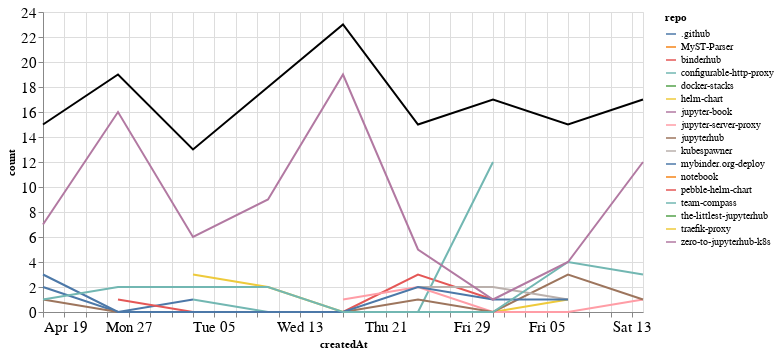

Notebook source saved alongside this figure:
### Markdown cell above
## Comments

### Code cell
comments_time = comments.groupby('repo').resample('W', on='createdAt').count()['author'].reset_index()
comments_time = comments_time.rename(columns={'author': 'count'})
comments_time_total = comments_time.groupby('createdAt').agg({"count": "sum"}).reset_index()
ch1 = alt.Chart(comments_time, width=600).mark_line().encode(
    x='createdAt',
    y='count',
    color='repo',
    tooltip="repo"
)

ch2 = alt.Chart(comments_time_total, width=600).mark_line(color="black").encode(
    x='createdAt',
    y='count',
)

ch1 + ch2

### Figure 1 — Vega-Lite specification as saved in the notebook (floating-point values rounded to 4 significant figures)
{"config": {"axisLeft": {"labelFontSize": 15}, "axisBottom": {"labelFontSize": 15}}, "layer": [{"data": {"name": "data-8060ba1af6086df76898ba1549533a54"}, "mark": "line", "encoding": {"color": {"type": "nominal", "field": "repo"}, "tooltip": {"type": "nominal", "field": "repo"}, "x": {"type": "temporal", "field": "createdAt"}, "y": {"type": "quantitative", "field": "count"}}, "width": 600}, {"data": {"name": "data-452f1eda191323f27d8559d9c4e4cded"}, "mark": {"type": "line", "color": "black"}, "encoding": {"x": {"type": "temporal", "field": "createdAt"}, "y": {"type": "quantitative", "field": "count"}}, "width": 600}], "$schema": "https://vega.github.io/schema/vega-lite/v4.8.1.json", "datasets": {"data-8060ba1af6086df76898ba1549533a54": [{"repo": ".github", "createdAt": "2020-04-19T00:00:00", "count": 2}, {"repo": ".github", "createdAt": "2020-04-26T00:00:00", "count": 0}, {"repo": ".github", "createdAt": "2020-05-03T00:00:00", "count": 1}, {"repo": "MyST-Parser", "createdAt": "2020-05-10T00:00:00", "count": 3}, {"repo": "binderhub", "createdAt": "2020-04-26T00:00:00", "count": 1}, {"repo": "binderhub", "createdAt": "2020-05-03T00:00:00", "count": 0}, {"repo": "binderhub", "createdAt": "2020-05-10T00:00:00", "count": 0}, {"repo": "binderhub", "createdAt": "2020-05-17T00:00:00", "count": 0}, {"repo": "binderhub", "createdAt": "2020-05-24T00:00:00", "count": 3}, {"repo": "binderhub", "createdAt": "2020-05-31T00:00:00", "count": 1}, {"repo": "configurable-http-proxy", "createdAt": "2020-05-03T00:00:00", "count": 1}, {"repo": "configurable-http-proxy", "createdAt": "2020-05-10T00:00:00", "count": 0}, {"repo": "configurable-http-proxy", "createdAt": "2020-05-17T00:00:00", "count": 0}, {"repo": "configurable-http-proxy", "createdAt": "2020-05-24T00:00:00", "count": 0}, {"repo": "configurable-http-proxy", "createdAt": "2020-05-31T00:00:00", "count": 12}, {"repo": "docker-stacks", "createdAt": "2020-04-19T00:00:00", "count": 1}, {"repo": "helm-chart", "createdAt": "2020-05-03T00:00:00", "count": 3}, {"repo": "helm-chart", "createdAt": "2020-05-10T00:00:00", "count": 2}, {"repo": "helm-chart", "createdAt": "2020-05-17T00:00:00", "count": 0}, {"repo": "helm-chart", "createdAt": "2020-05-24T00:00:00", "count": 0}, {"repo": "helm-chart", "createdAt": "2020-05-31T00:00:00", "count": 0}, {"repo": "helm-chart", "createdAt": "2020-06-07T00:00:00", "count": 1}, {"repo": "jupyter-book", "createdAt": "2020-05-10T00:00:00", "count": 1}, {"repo": "jupyter-server-proxy", "createdAt": "2020-05-17T00:00:00", "count": 1}, {"repo": "jupyter-server-proxy", "createdAt": "2020-05-24T00:00:00", "count": 2}, {"repo": "jupyter-server-proxy", "createdAt": "2020-05-31T00:00:00", "count": 0}, {"repo": "jupyter-server-proxy", "createdAt": "2020-06-07T00:00:00", "count": 0}, {"repo": "jupyter-server-proxy", "createdAt": "2020-06-14T00:00:00", "count": 1}, {"repo": "jupyterhub", "createdAt": "2020-04-19T00:00:00", "count": 1}, {"repo": "jupyterhub", "createdAt": "2020-04-26T00:00:00", "count": 0}, {"repo": "jupyterhub", "createdAt": "2020-05-03T00:00:00", "count": 0}, {"repo": "jupyterhub", "createdAt": "2020-05-10T00:00:00", "count": 0}, {"repo": "jupyterhub", "createdAt": "2020-05-17T00:00:00", "count": 0}, {"repo": "jupyterhub", "createdAt": "2020-05-24T00:00:00", "count": 1}, {"repo": "jupyterhub", "createdAt": "2020-05-31T00:00:00", "count": 0}, {"repo": "jupyterhub", "createdAt": "2020-06-07T00:00:00", "count": 3}, {"repo": "jupyterhub", "createdAt": "2020-06-14T00:00:00", "count": 1}, {"repo": "kubespawner", "createdAt": "2020-05-24T00:00:00", "count": 2}, {"repo": "kubespawner", "createdAt": "2020-05-31T00:00:00", "count": 2}, {"repo": "kubespawner", "createdAt": "2020-06-07T00:00:00", "count": 1}, {"repo": "mybinder.org-deploy", "createdAt": "2020-04-19T00:00:00", "count": 3}, {"repo": "mybinder.org-deploy", "createdAt": "2020-04-26T00:00:00", "count": 0}, {"repo": "mybinder.org-deploy", "createdAt": "2020-05-03T00:00:00", "count": 0}, {"repo": "mybinder.org-deploy", "createdAt": "2020-05-10T00:00:00", "count": 0}, {"repo": "mybinder.org-deploy", "createdAt": "2020-05-17T00:00:00", "count": 0}, {"repo": "mybinder.org-deploy", "createdAt": "2020-05-24T00:00:00", "count": 2}, {"repo": "mybinder.org-deploy", "createdAt": "2020-05-31T00:00:00", "count": 1}, {"repo": "mybinder.org-deploy", "createdAt": "2020-06-07T00:00:00", "count": 1}, {"repo": "notebook", "createdAt": "2020-05-17T00:00:00", "count": 1}, {"repo": "pebble-helm-chart", "createdAt": "2020-06-07T00:00:00", "count": 1}, {"repo": "team-compass", "createdAt": "2020-04-19T00:00:00", "count": 1}, {"repo": "team-compass", "createdAt": "2020-04-26T00:00:00", "count": 2}, {"repo": "team-compass", "createdAt": "2020-05-03T00:00:00", "count": 2}, {"repo": "team-compass", "createdAt": "2020-05-10T00:00:00", "count": 2}, {"repo": "team-compass", "createdAt": "2020-05-17T00:00:00", "count": 0}, {"repo": "team-compass", "createdAt": "2020-05-24T00:00:00", "count": 0}, {"repo": "team-compass", "createdAt": "2020-05-31T00:00:00", "count": 0}, {"repo": "team-compass", "createdAt": "2020-06-07T00:00:00", "count": 4}, {"repo": "team-compass", "createdAt": "2020-06-14T00:00:00", "count": 3}, {"repo": "the-littlest-jupyterhub", "createdAt": "2020-05-10T00:00:00", "count": 1}, {"repo": "traefik-proxy", "createdAt": "2020-05-17T00:00:00", "count": 2}, {"repo": "zero-to-jupyterhub-k8s", "createdAt": "2020-04-19T00:00:00", "count": 7}, {"repo": "zero-to-jupyterhub-k8s", "createdAt": "2020-04-26T00:00:00", "count": 16}, {"repo": "zero-to-jupyterhub-k8s", "createdAt": "2020-05-03T00:00:00", "count": 6}, {"repo": "zero-to-jupyterhub-k8s", "createdAt": "2020-05-10T00:00:00", "count": 9}, {"repo": "zero-to-jupyterhub-k8s", "createdAt": "2020-05-17T00:00:00", "count": 19}, {"repo": "zero-to-jupyterhub-k8s", "createdAt": "2020-05-24T00:00:00", "count": 5}, {"repo": "zero-to-jupyterhub-k8s", "createdAt": "2020-05-31T00:00:00", "count": 1}, {"repo": "zero-to-jupyterhub-k8s", "createdAt": "2020-06-07T00:00:00", "count": 4}, {"repo": "zero-to-jupyterhub-k8s", "createdAt": "2020-06-14T00:00:00", "count": 12}], "data-452f1eda191323f27d8559d9c4e4cded": [{"createdAt": "2020-04-19T00:00:00", "count": 15}, {"createdAt": "2020-04-26T00:00:00", "count": 19}, {"createdAt": "2020-05-03T00:00:00", "count": 13}, {"createdAt": "2020-05-10T00:00:00", "count": 18}, {"createdAt": "2020-05-17T00:00:00", "count": 23}, {"createdAt": "2020-05-24T00:00:00", "count": 15}, {"createdAt": "2020-05-31T00:00:00", "count": 17}, {"createdAt": "2020-06-07T00:00:00", "count": 15}, {"createdAt": "2020-06-14T00:00:00", "count": 17}]}}
